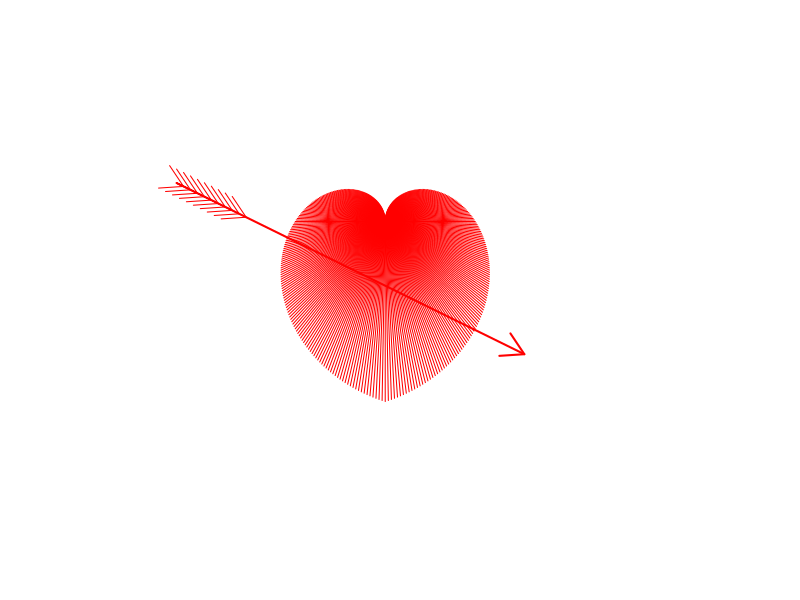

Reproduce this figure in R.
plot(1:10,col="white",axes=FALSE, xlab = " ", ylab = " ")
for(i in 1:180){arrows(5,7,5,7.1,col="red",length =i/100, angle =180-i)}
arrows(2,8,7,4,col="red",lwd=2)
k=-0.8
for(i in 1:10){
  len=i/10
  arrows(2,8,2+len,8-0.8*len,col="red")
}

